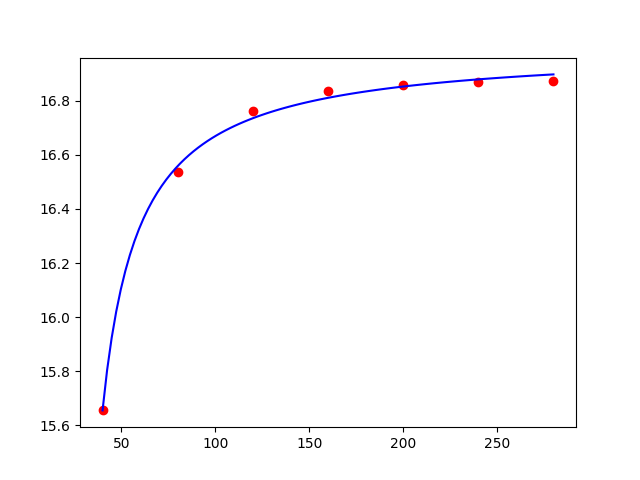

The Python source for this figure:
#! /usr/bin/env python

import numpy as np
from scipy import optimize as opt
import matplotlib.pyplot as plt


def func(k, x):
    return k[0] + k[1] / (k[2] + x)


def initial_guess(x, y):
    a0 = y[-1]
    x1 = x[0]
    y1 = y[0] - a0
    x2 = x[-2]
    y2 = y[-2] - a0
    c0 = (x1 * y1 - x2 * y2) / (y2 - y1)
    b0 = y1 * (c0 + x1)
    k0 = np.array([a0, b0, c0])
    return k0


def residuals(k, x, y):
    return func(k, x) - y


# Load and parse data
data = np.loadtxt("fit.dat")
x = data[:, 0]
y = data[:, 2]

# Least square fitting
k0 = initial_guess(x, y)
result = opt.leastsq(residuals, k0, args=(x, y))
print("optimal parameters:", result[0])
print("error code:", result[1])

# Plot original data and fitted curve
x_plot = np.linspace(np.min(x), np.max(x), 100)
y_plot = func(result[0], x_plot)
plt.plot(x, y, "o", color="r")
plt.plot(x_plot, y_plot, color="b")
plt.savefig("fit.png")
